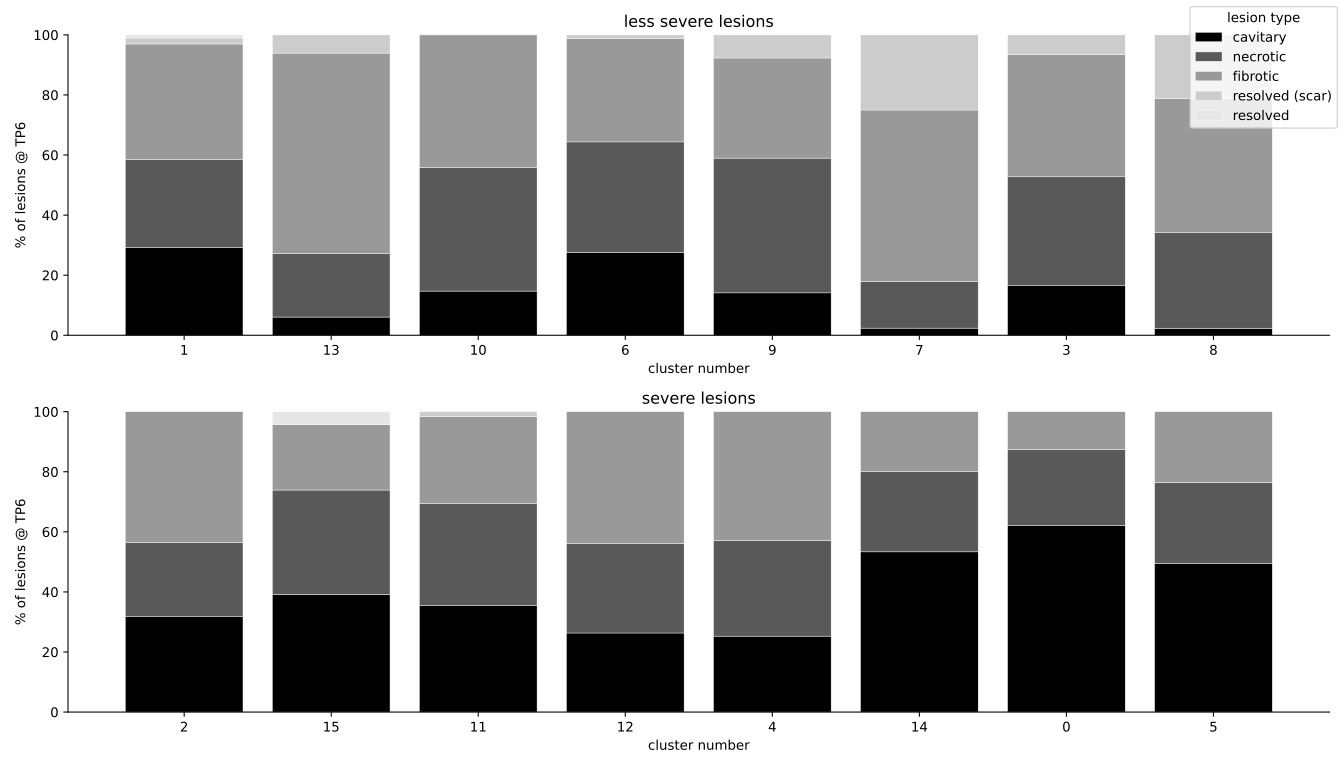

Reproduce this figure in Python.
import pandas as pd
import matplotlib.pyplot as plt
import numpy as np

from matplotlib.cm import get_cmap
from helpers.constants import LESS_SEVERE_CLUSTERS, SEVERE_CLUSTERS

# display names for legend (top to bottom)
BUCKET_ORDER = [
    "resolved",
    "resolved (scar)",
    "fibrotic",
    "necrotic",
    "cavitary",
]

BUCKET_ORDER.reverse() # whoops

# color scheme for plot
BUCKET_COLORS = {
    "resolved":         (0.9, 0.9, 0.9),
    "resolved (scar)":  (0.8, 0.8, 0.8),
    "fibrotic":         (0.6, 0.6, 0.6),
    "necrotic":         (0.35, 0.35, 0.35),
    "cavitary":         (0.0, 0.0, 0.0),
}

# label -> bucket
LABEL_TO_BUCKET = {
    # resolved
    "Not Visible":          "resolved",
    # resolved (scar)
    "Scar":                 "resolved (scar)",
    # fibrotic
    "Fibrotic":             "fibrotic",
    "Fibrotic Scar":        "fibrotic",
    "Fibrotic Consol":      "fibrotic",
    "Fibrotic Cavity":      "fibrotic",
    "Fibrotic HWC":         "fibrotic",
    # necrotic
    "Necrotic":             "necrotic",
    "Necrotic Consol":      "necrotic",
    # cavitary
    "Cavity":               "cavitary",
    "Cavity Consol":        "cavitary",
    "Cavity Fibrotic":      "cavitary",
}

# load data
df = pd.read_csv("data/marm_data_wide_clustered_classif.csv")

# toss in bucket
df["tp6_bucket"] = df["TP6_LesionType"].map(LABEL_TO_BUCKET)


def plot_split(ax, clusters, title, show_legend=True):
    # filter to requested clusters
    sub = df[df["cluster"].isin(clusters)].copy()
    # counters per (cluster, bucket)
    counts = (
        sub.groupby(["cluster", "tp6_bucket"])
        .size()
        .unstack(fill_value=0)
        .reindex(columns=BUCKET_ORDER, fill_value=0)
        .reindex(index=clusters, fill_value=0)
    )
    
    # percentage
    totals = counts.sum(axis=1).replace(0, np.nan)
    percent = counts.div(totals, axis=0).fillna(0.0) * 100
    
    # stacked bars
    bottom = np.zeros(len(percent), dtype=float)
    x = np.arange(len(percent))
    for bucket in BUCKET_ORDER:
        ax.bar(
            x,
            percent[bucket].to_numpy(),
            bottom=bottom,
            color=BUCKET_COLORS[bucket],
            edgecolor="white",
            linewidth=0.3,
            label=bucket if show_legend else None,
        )
        bottom += percent[bucket].to_numpy()

    ax.set_xticks(x, percent.index.astype(str))
    ax.set_ylim(0, 100)
    ax.set_xlabel("cluster number")
    ax.set_ylabel("% of lesions @ TP6")
    ax.set_title(title)
    ax.spines[["right", "top"]].set_visible(False)

fig, axes = plt.subplots(2, 1, figsize=(14, 8), sharey=True)

plot_split(axes[0], LESS_SEVERE_CLUSTERS, "less severe lesions", show_legend=True)
plot_split(axes[1], SEVERE_CLUSTERS, "severe lesions", show_legend=False)

handles, labels = axes[0].get_legend_handles_labels()
fig.legend(handles, labels, title="lesion type")
plt.tight_layout()
plt.savefig("manuscript-figures/1/figure_1d.svg", format='svg')
plt.show()
